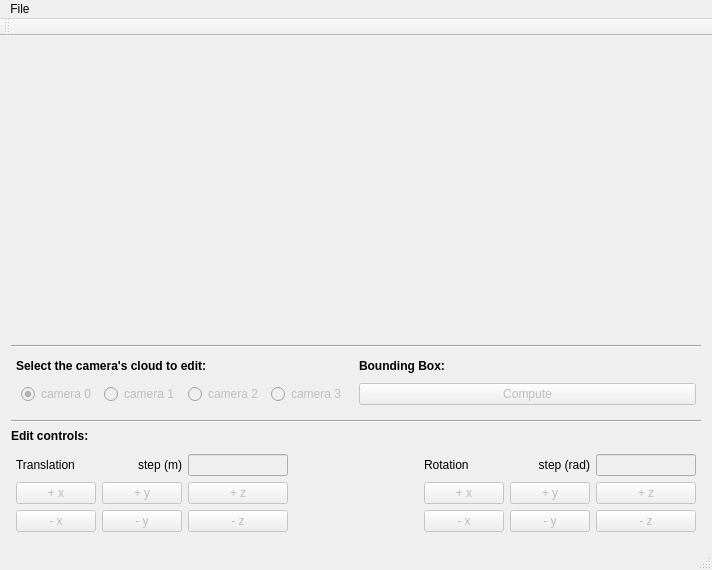
<?xml version="1.0" encoding="UTF-8"?>
<ui version="4.0">
 <class>Pclwindow</class>
 <widget class="QMainWindow" name="Pclwindow">
  <property name="geometry">
   <rect>
    <x>0</x>
    <y>0</y>
    <width>712</width>
    <height>570</height>
   </rect>
  </property>
  <property name="windowTitle">
   <string>Pclwindow</string>
  </property>
  <widget class="QWidget" name="centralWidget">
   <layout class="QGridLayout" name="gridLayout">
    <item row="7" column="0">
     <widget class="Line" name="line_2">
      <property name="orientation">
       <enum>Qt::Horizontal</enum>
      </property>
     </widget>
    </item>
    <item row="0" column="0">
     <widget class="QVTKWidget" name="widget" native="true">
      <property name="sizePolicy">
       <sizepolicy hsizetype="Expanding" vsizetype="Expanding">
        <horstretch>0</horstretch>
        <verstretch>0</verstretch>
       </sizepolicy>
      </property>
      <property name="minimumSize">
       <size>
        <width>601</width>
        <height>271</height>
       </size>
      </property>
     </widget>
    </item>
    <item row="9" column="0">
     <layout class="QGridLayout" name="buttonsLayout">
      <property name="sizeConstraint">
       <enum>QLayout::SetDefaultConstraint</enum>
      </property>
      <property name="leftMargin">
       <number>5</number>
      </property>
      <property name="topMargin">
       <number>5</number>
      </property>
      <property name="rightMargin">
       <number>5</number>
      </property>
      <property name="bottomMargin">
       <number>5</number>
      </property>
      <item row="1" column="5">
       <widget class="QPushButton" name="yRIncButton">
        <property name="enabled">
         <bool>false</bool>
        </property>
        <property name="text">
         <string>+ y</string>
        </property>
       </widget>
      </item>
      <item row="1" column="4">
       <widget class="QPushButton" name="xRIncButton">
        <property name="enabled">
         <bool>false</bool>
        </property>
        <property name="text">
         <string>+ x</string>
        </property>
       </widget>
      </item>
      <item row="1" column="1">
       <widget class="QPushButton" name="yTIncButton">
        <property name="enabled">
         <bool>false</bool>
        </property>
        <property name="text">
         <string>+ y</string>
        </property>
       </widget>
      </item>
      <item row="1" column="2">
       <widget class="QPushButton" name="zTIncButton">
        <property name="enabled">
         <bool>false</bool>
        </property>
        <property name="text">
         <string>+ z</string>
        </property>
       </widget>
      </item>
      <item row="2" column="2">
       <widget class="QPushButton" name="zTDecButton">
        <property name="enabled">
         <bool>false</bool>
        </property>
        <property name="text">
         <string>- z</string>
        </property>
       </widget>
      </item>
      <item row="2" column="4">
       <widget class="QPushButton" name="xRDecButton">
        <property name="enabled">
         <bool>false</bool>
        </property>
        <property name="text">
         <string>- x</string>
        </property>
       </widget>
      </item>
      <item row="0" column="5">
       <widget class="QLabel" name="rotationStepLabel">
        <property name="text">
         <string>step (rad)</string>
        </property>
        <property name="alignment">
         <set>Qt::AlignRight|Qt::AlignTrailing|Qt::AlignVCenter</set>
        </property>
       </widget>
      </item>
      <item row="2" column="6">
       <widget class="QPushButton" name="zRDecButton">
        <property name="enabled">
         <bool>false</bool>
        </property>
        <property name="text">
         <string>- z</string>
        </property>
       </widget>
      </item>
      <item row="0" column="6">
       <widget class="QLineEdit" name="rotationStepInput">
        <property name="enabled">
         <bool>false</bool>
        </property>
        <property name="maximumSize">
         <size>
          <width>100</width>
          <height>30</height>
         </size>
        </property>
       </widget>
      </item>
      <item row="0" column="2">
       <widget class="QLineEdit" name="translationStepInput">
        <property name="enabled">
         <bool>false</bool>
        </property>
        <property name="maximumSize">
         <size>
          <width>100</width>
          <height>30</height>
         </size>
        </property>
       </widget>
      </item>
      <item row="2" column="1">
       <widget class="QPushButton" name="yTDecButton">
        <property name="enabled">
         <bool>false</bool>
        </property>
        <property name="text">
         <string>- y</string>
        </property>
       </widget>
      </item>
      <item row="0" column="1">
       <widget class="QLabel" name="translationStepLabel">
        <property name="layoutDirection">
         <enum>Qt::RightToLeft</enum>
        </property>
        <property name="text">
         <string>step (m)</string>
        </property>
        <property name="alignment">
         <set>Qt::AlignRight|Qt::AlignTrailing|Qt::AlignVCenter</set>
        </property>
       </widget>
      </item>
      <item row="0" column="4">
       <widget class="QLabel" name="RotationLabel">
        <property name="text">
         <string>Rotation</string>
        </property>
       </widget>
      </item>
      <item row="0" column="3">
       <spacer name="horizontalSpacer">
        <property name="orientation">
         <enum>Qt::Horizontal</enum>
        </property>
        <property name="sizeHint" stdset="0">
         <size>
          <width>20</width>
          <height>20</height>
         </size>
        </property>
       </spacer>
      </item>
      <item row="0" column="0">
       <widget class="QLabel" name="translationLabel">
        <property name="text">
         <string>Translation</string>
        </property>
       </widget>
      </item>
      <item row="1" column="0">
       <widget class="QPushButton" name="xTIncButton">
        <property name="enabled">
         <bool>false</bool>
        </property>
        <property name="text">
         <string>+ x</string>
        </property>
       </widget>
      </item>
      <item row="1" column="6">
       <widget class="QPushButton" name="zRIncButton">
        <property name="enabled">
         <bool>false</bool>
        </property>
        <property name="text">
         <string>+ z</string>
        </property>
       </widget>
      </item>
      <item row="2" column="5">
       <widget class="QPushButton" name="yRDecButton">
        <property name="enabled">
         <bool>false</bool>
        </property>
        <property name="text">
         <string>- y</string>
        </property>
       </widget>
      </item>
      <item row="2" column="0">
       <widget class="QPushButton" name="xTDecButton">
        <property name="enabled">
         <bool>false</bool>
        </property>
        <property name="text">
         <string>- x</string>
        </property>
       </widget>
      </item>
     </layout>
    </item>
    <item row="2" column="0">
     <widget class="Line" name="line">
      <property name="orientation">
       <enum>Qt::Horizontal</enum>
      </property>
     </widget>
    </item>
    <item row="8" column="0">
     <widget class="QLabel" name="label_2">
      <property name="font">
       <font>
        <weight>75</weight>
        <bold>true</bold>
       </font>
      </property>
      <property name="text">
       <string>Edit controls:</string>
      </property>
     </widget>
    </item>
    <item row="3" column="0">
     <layout class="QGridLayout" name="gridLayout_2" rowstretch="0,0" rowminimumheight="0,0">
      <property name="leftMargin">
       <number>5</number>
      </property>
      <property name="topMargin">
       <number>5</number>
      </property>
      <property name="rightMargin">
       <number>5</number>
      </property>
      <property name="bottomMargin">
       <number>5</number>
      </property>
      <item row="1" column="0">
       <layout class="QHBoxLayout" name="cloudSelectionLayout">
        <property name="leftMargin">
         <number>5</number>
        </property>
        <property name="topMargin">
         <number>5</number>
        </property>
        <property name="rightMargin">
         <number>5</number>
        </property>
        <property name="bottomMargin">
         <number>5</number>
        </property>
        <item>
         <widget class="QRadioButton" name="cloud0Radio">
          <property name="enabled">
           <bool>false</bool>
          </property>
          <property name="text">
           <string>camera 0</string>
          </property>
          <property name="checked">
           <bool>true</bool>
          </property>
         </widget>
        </item>
        <item>
         <widget class="QRadioButton" name="cloud1Radio">
          <property name="enabled">
           <bool>false</bool>
          </property>
          <property name="text">
           <string>camera 1</string>
          </property>
         </widget>
        </item>
        <item>
         <widget class="QRadioButton" name="cloud2Radio">
          <property name="enabled">
           <bool>false</bool>
          </property>
          <property name="text">
           <string>camera 2</string>
          </property>
          <property name="checked">
           <bool>false</bool>
          </property>
         </widget>
        </item>
        <item>
         <widget class="QRadioButton" name="cloud3Radio">
          <property name="enabled">
           <bool>false</bool>
          </property>
          <property name="text">
           <string>camera 3</string>
          </property>
         </widget>
        </item>
       </layout>
      </item>
      <item row="0" column="0">
       <widget class="QLabel" name="label">
        <property name="font">
         <font>
          <weight>75</weight>
          <bold>true</bold>
         </font>
        </property>
        <property name="text">
         <string>Select the camera's cloud to edit:</string>
        </property>
       </widget>
      </item>
      <item row="0" column="1">
       <widget class="QLabel" name="label_3">
        <property name="font">
         <font>
          <weight>75</weight>
          <bold>true</bold>
         </font>
        </property>
        <property name="text">
         <string>Bounding Box:</string>
        </property>
       </widget>
      </item>
      <item row="1" column="1">
       <widget class="QPushButton" name="computeBBButton">
        <property name="enabled">
         <bool>false</bool>
        </property>
        <property name="text">
         <string>Compute</string>
        </property>
       </widget>
      </item>
     </layout>
    </item>
   </layout>
  </widget>
  <widget class="QMenuBar" name="menuBar">
   <property name="geometry">
    <rect>
     <x>0</x>
     <y>0</y>
     <width>712</width>
     <height>25</height>
    </rect>
   </property>
   <widget class="QMenu" name="menu">
    <property name="title">
     <string>File</string>
    </property>
    <addaction name="openFile0Action"/>
    <addaction name="openFile1Action"/>
    <addaction name="openFile2Action"/>
    <addaction name="openFile3Action"/>
    <addaction name="separator"/>
    <addaction name="exitAction"/>
   </widget>
   <addaction name="menu"/>
  </widget>
  <widget class="QToolBar" name="mainToolBar">
   <attribute name="toolBarArea">
    <enum>TopToolBarArea</enum>
   </attribute>
   <attribute name="toolBarBreak">
    <bool>false</bool>
   </attribute>
  </widget>
  <widget class="QStatusBar" name="statusBar"/>
  <action name="exitAction">
   <property name="text">
    <string>Exit</string>
   </property>
  </action>
  <action name="openFile0Action">
   <property name="text">
    <string>Open cam-0 file</string>
   </property>
  </action>
  <action name="openFile1Action">
   <property name="text">
    <string>Open cam-1 file</string>
   </property>
  </action>
  <action name="openFile2Action">
   <property name="text">
    <string>Open cam-2 file</string>
   </property>
  </action>
  <action name="openFile3Action">
   <property name="text">
    <string>Open cam-3 file</string>
   </property>
  </action>
 </widget>
 <layoutdefault spacing="6" margin="11"/>
 <customwidgets>
  <customwidget>
   <class>QVTKWidget</class>
   <extends>QWidget</extends>
   <header>QVTKWidget.h</header>
  </customwidget>
 </customwidgets>
 <resources/>
 <connections/>
</ui>
